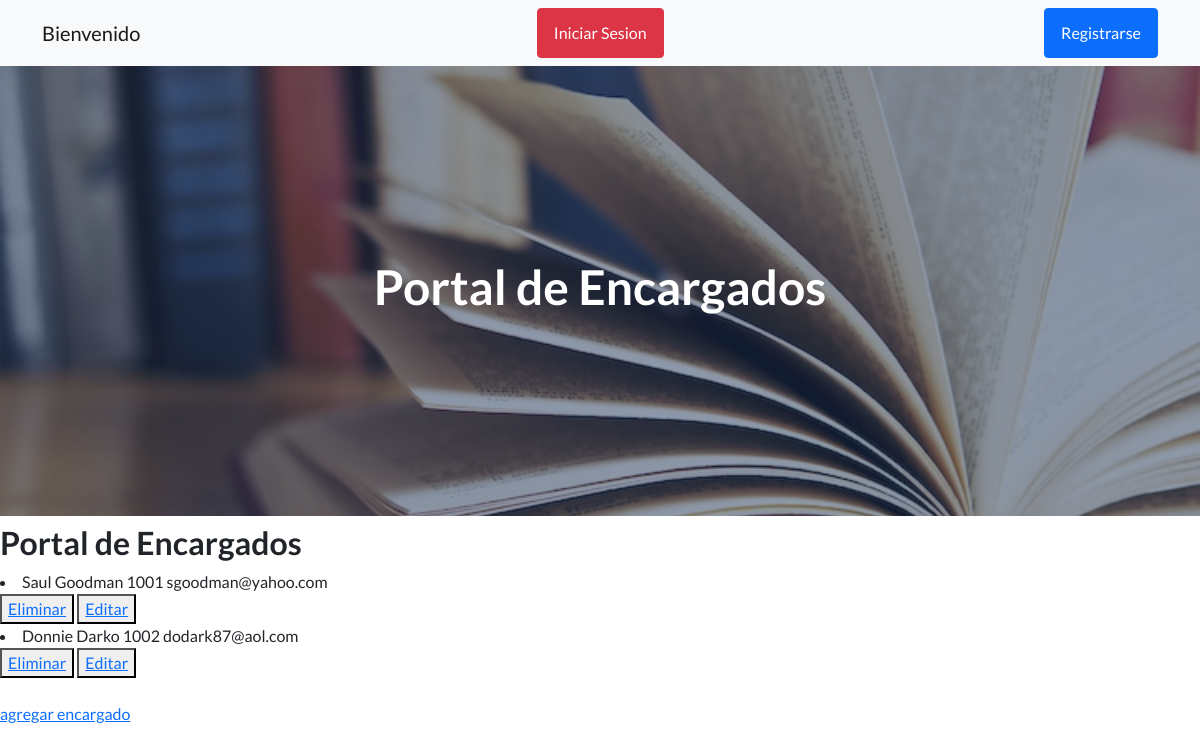
The page /app_biblioteca/leer_encargados/ on the database as committed earlier.
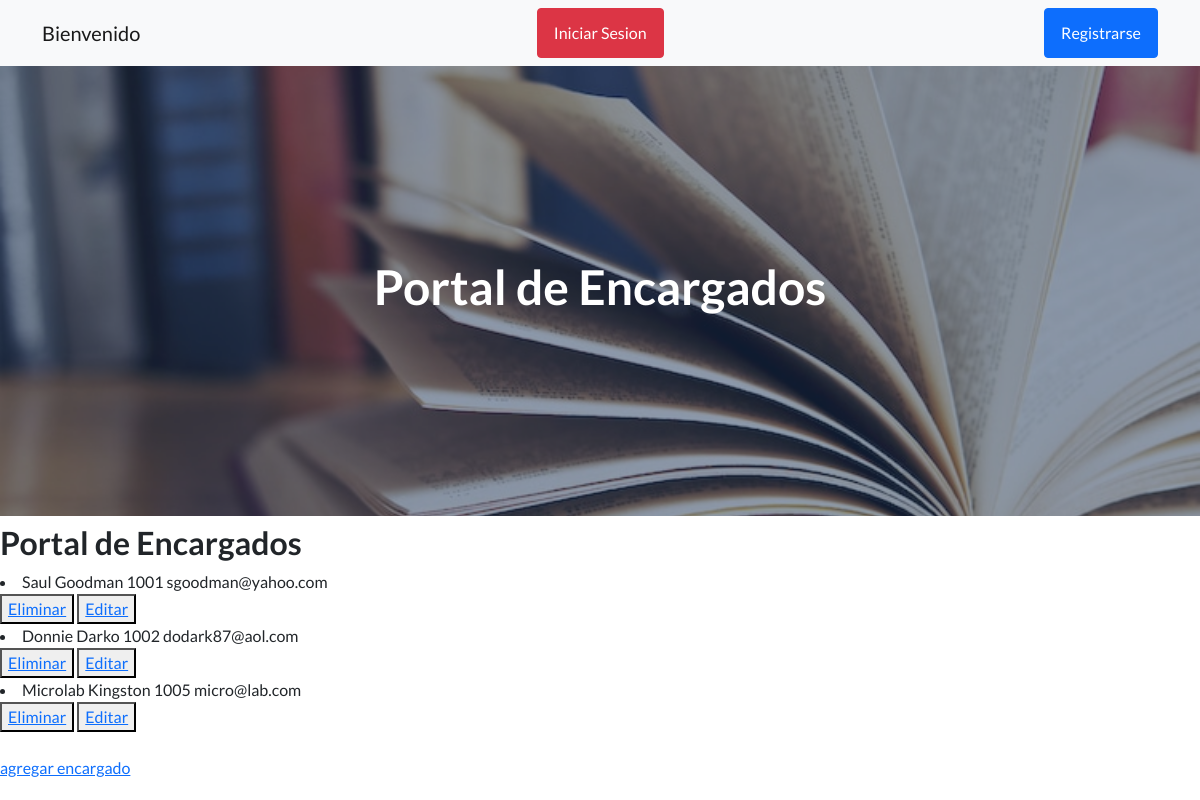
The same page on the database as committed later.
### app_biblioteca/models.py (models this page shows)
class Encargado(models.Model):
    nombre=models.CharField(max_length=50)
    apellido=models.CharField(max_length=50)
    codigo=models.IntegerField()
    email=models.EmailField()
    def __str__(self):
        return self.nombre+' '+self.apellido+' '+str(self.codigo)+' '+self.email

### app_biblioteca/views.py (the view)
# urls.py: path('leer_encargados/',leer_encargados, name='leer_encargados'),
def leer_encargados(request):
    encargados = Encargado.objects.all()
    return render(request, 'app_biblioteca/leer_encargados.html',{'encargados':encargados})

### app_biblioteca/templates/app_biblioteca/leer_encargados.html (shortened to what this page needs)
{% extends 'app_biblioteca/inicio.html' %}
{% load static %}
{% block titulo %}
<h1>Portal de Encargados</h1>
{% endblock %}
{% block contenido_que_cambia %}
<h2>Portal de Encargados</h2>
    {% for encargado in encargados %}
        <li>{{ encargado }}</li>
        <button>
            <a href="{% url 'eliminar_encargado' encargado.codigo %}">Eliminar</a>
        </button>
        <button>
            <a href="{% url 'editar_encargado' encargado.codigo %}">Editar</a>
        </button>
    {% endfor %}
    <br>
<a href="{% url 'ingreso_encargados' %}">agregar encargado</a>
</body>
{% endblock %}

Rows that differ between the two databases and show on the page:
added Encargado: nombre+apellido+codigo "Microlab Kingston 1005 micro@lab.com"
